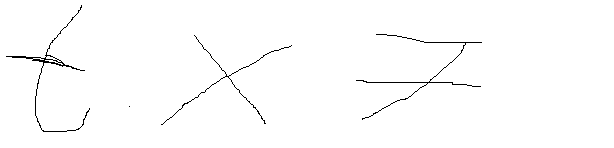
#> input picture 9_knn_classification/test13.png, 614 x 148 px
$ jupyter execute --allow-errors 'inf_net (1).ipynb'
#> lines starting #> are read from the running program, lines starting #| are printed output that depends on the picture; after the words box and inside, x2 and y2 are one past the last pixel; in counts of white or black regions, pixels touching at a corner belong together
[cell 1]
import cv2
import numpy as np
from matplotlib import pyplot as plt

# Opening image
img = cv2.imread('./test13.png')
#> img is the input picture: shape (148, 614, 3); 98.9% white; black in thin lines or dots, all inside (x1, y1, x2, y2) = (6, 5, 482, 132)

img_gray = cv2.cvtColor(img, cv2.COLOR_BGR2GRAY)
kernel = np.ones((3,3),np.uint8)
img_gray = cv2.erode(img_gray,kernel,iterations = 1)
#> img_gray: shape (148, 614); 96.3% white; 4 black regions (1 under 20 px), largest, box (x1, y1, x2, y2) and area: (355, 33, 483, 121) 1198, (5, 4, 91, 133) 1131, (160, 34, 293, 126) 980
img_gray = cv2.bitwise_not(img_gray)
base_size=img_gray.shape[0]+6,img_gray.shape[1]+6
#> base_size = (154, 620)
base=np.zeros(base_size,dtype=np.uint8)
base[3:img_gray.shape[0]+3,3:img_gray.shape[1]+3]=img_gray
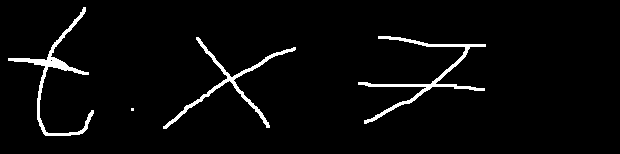
#> base: shape (154, 620); 3.5% white; 4 white regions (1 under 20 px), largest, box (x1, y1, x2, y2) and area: (358, 36, 486, 124) 1198, (8, 7, 94, 136) 1131, (163, 37, 296, 129) 980
base = cv2.cvtColor(base, cv2.COLOR_GRAY2RGB)
#> base: shape (154, 620, 3); 3.5% white; 4 white regions (1 under 20 px)

img_rgb = base

#img_rgb = cv2.bitwise_not(img_rgb)
plt.subplot(1, 1, 1)
plt.imshow(img_rgb)
plt.show()

[cell 2]
ret,thresh = cv2.threshold(img_rgb,127,255,0)
print(thresh.shape)
#| (154, 620, 3)
plt.subplot(1, 1, 1)
thresh = np.uint8(thresh)
#thresh = cv2.cvtColor(thresh, cv2.COLOR_RGB2GRAY)
#thresh = np.array(thresh,dtype=np.uint8)
plt.imshow(thresh)
plt.show()

[cell 3]
contours,h = cv2.findContours(thresh[:,:,0], cv2.RETR_EXTERNAL, 2)
#> contours = 4 contours, 1 with area under 20; largest, box (x1, y1, x2, y2) and area: (8, 7, 94, 136) 870, (358, 36, 486, 124) 860, (163, 37, 296, 129) 748; h = [[1, -1, -1, -1], [2, 0, -1, -1], [3, 1, -1, -1], [-1, 2, -1, -1]]

[cell 4]
print(len(contours))
#| 4

[cell 5]
crops = []
for i in range(len(contours)):
    cnt = contours[i]
    area = cv2.contourArea(cnt)
    x,y,w,h = cv2.boundingRect(cnt)
    if w*h > 50:
        #x,y,w,h = cv2.boundingRect(cnt)
        cv2.rectangle(img_rgb,(x,y),(x+w,y+h),(0,0,255),2)
        ret,thresh = cv2.threshold(img_gray[y:y+h, x:x+w],127,255,0)
        crops.append([x,y,w,h])
#> this loop made 4 passes
#> (area, x, y, w, h) on passes 2 to 4: (748, 163, 37, 133, 92), (859.5, 358, 36, 128, 88), (869.5, 8, 7, 86, 129)
#> pass 3, `ret,thresh = cv2.threshold(img_gray[y:y+h, x:x+w],127,255,0)`:
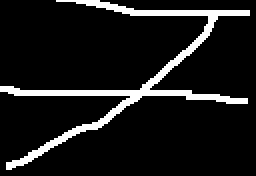
#> thresh: shape (88, 128) (shown 2 times larger); 10% white; 1 white region, box (x1, y1, x2, y2) and area: (0, 0, 125, 85) 1125
#> after the loop:
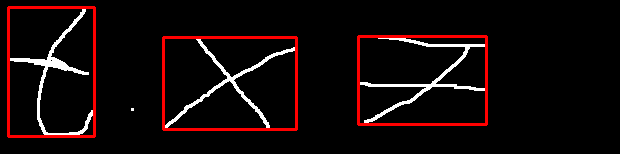
#> img_rgb: shape (154, 620, 3); mean B, G, R 8.6, 8.6, 19.1
#> after the loop, crops = [[163, 37, 133, 92], [358, 36, 128, 88], [8, 7, 86, 129]]
#if(len(crops) > 1):
#    crops = crops[: -1]

[cell 6]
print(crops)
#| [[163, 37, 133, 92], [358, 36, 128, 88], [8, 7, 86, 129]]

[cell 7]
plt.subplot(1, 1, 1)
plt.imshow(img_rgb)
plt.show()

[cell 8]
data_img= []
#plt.subplot(1, 1, 1)
for i in range(len(crops)):
    x,y,w,h = crops[i]
    x-=3
    y-=3
    w+=5
    h+=3
    img = img_gray[y:y+h, x:x+w]
    base_size=img.shape[0]+2,img.shape[1]+30
    base=np.zeros(base_size,dtype=np.uint8)
    base[1:img.shape[0]+1,15:img.shape[1]+15]=img
    #plt.imshow(img_gray[y:y+h, x:x+w], cmap="gray")
    plt.imshow(base, cmap="gray")
    data_img.append((x,base))
    plt.show()
#> this loop made 3 passes
#> (x, y, w, h, base_size) on passes 1 to 3: (160, 34, 138, 95, (97, 168)), (355, 33, 133, 91, (93, 163)), (5, 4, 91, 132, (134, 121))
#> pass 1, `plt.show()`:
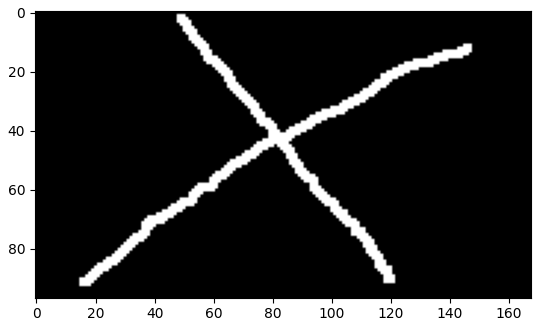
#> figure drawn by matplotlib, 1 panel
#> pass 2, `plt.show()`:
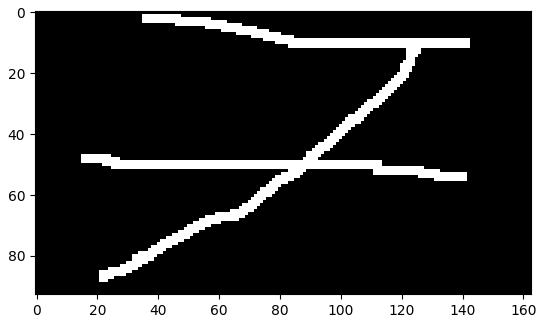
#> figure drawn by matplotlib, 1 panel
#> pass 3, `img = img_gray[y:y+h, x:x+w]`:
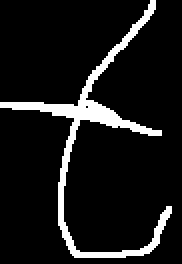
#> img: shape (132, 91) (shown 2 times larger); 9.4% white; 1 white region, box (x1, y1, x2, y2) and area: (0, 0, 86, 129) 1131
#> after the loop:
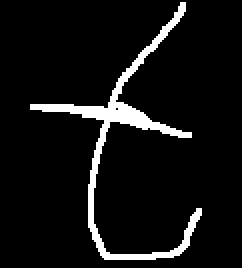
#> base: shape (134, 121) (shown 2 times larger); 7% white; 1 white region, box (x1, y1, x2, y2) and area: (15, 1, 101, 130) 1131
#> after the loop, data_img = 3 items

[cell 9]
import torch
import torch.nn as nn
import torch.nn.functional as F
from torchvision import datasets, transforms

IMAGE_SIZE = 32
NUM_CLASSES = 22

class Net(nn.Module):
    def __init__(self):
        super(Net, self).__init__()
        self.fc1 = nn.Linear(IMAGE_SIZE*IMAGE_SIZE, 4*IMAGE_SIZE*IMAGE_SIZE)
        #self.fc1_drop = nn.Dropout(0.2)
        self.fc2 = nn.Linear(4*IMAGE_SIZE*IMAGE_SIZE, 4*NUM_CLASSES)
        #self.fc2_drop = nn.Dropout(0.2)
        self.fc3 = nn.Linear(4*NUM_CLASSES, NUM_CLASSES)

    def forward(self, x):
        x = x.view(-1, IMAGE_SIZE*IMAGE_SIZE)
        #x = F.sigmoid(self.fc1(x))
        x = self.fc1(x)
        #x = self.fc1_drop(x)
        #x = F.sigmoid(self.fc2(x))
        x = self.fc2(x)
        #x = self.fc2_drop(x)
        #return F.softmax(self.fc3(x), dim=1)
        return self.fc3(x)

#> (a cell that did not finish here is left out)

[cell 11]
import numpy as np
#plt.figure(figsize=(10*len(crops), len(crops)))
predict_labels = []
dict_img=dict()
#print(len(data_img))
for i in range(len(data_img)):
    x,img = data_img[i]
    print(img.shape)
    #img = cv2.bitwise_not(img)
    base_size=img.shape[0]+2,img.shape[1]+2
    base=np.zeros(base_size,dtype=np.float32)
    base[1:img.shape[0]+1,1:img.shape[1]+1]=img
    img = cv2.resize(base,(IMAGE_SIZE,IMAGE_SIZE))
    img = np.asarray(img).astype(float) / 255
    dict_img[x] = img
#> this loop made 3 passes
#> (x, base_size) on passes 1 to 3: (160, (99, 170)), (355, (95, 165)), (5, (136, 123))
#| (97, 168)
#| (93, 163)
#| (134, 121)
#> pass 1, `x,img = data_img[i]`:
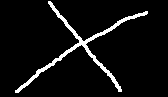
#> img: shape (97, 168); 6% white; 1 white region, box (x1, y1, x2, y2) and area: (15, 1, 148, 93) 980
#> after the loop:
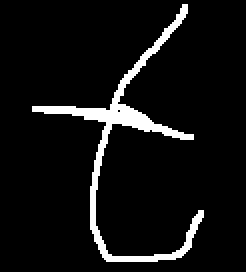
#> base: shape (136, 123) float32 (shown 2 times larger); 6.8% white; 1 white region, box (x1, y1, x2, y2) and area: (16, 2, 102, 131) 1131
#> after the loop:
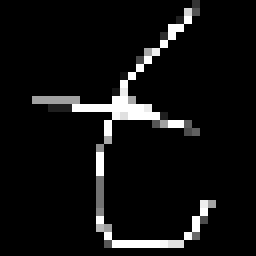
#> img: shape (32, 32) float64 (shown 8 times larger); min 0, max 1, mean 0.0659
#> after the loop, dict_img = 3 items
#print(len(dict_img))
result = sorted(dict_img.items())
#> result = 3 items
dict_img = dict(result)
#> (the rest of this cell did not finish here and is left out)

[cell 12]
import os
path_to_folder = '.\data' # путь к папке с данными
name_folders = [x[0].split('\\')[-1] for x in os.walk(path_to_folder)]
#> name_folders = []
name_folders = name_folders[1:]
#> (the rest of this cell did not finish here and is left out)
